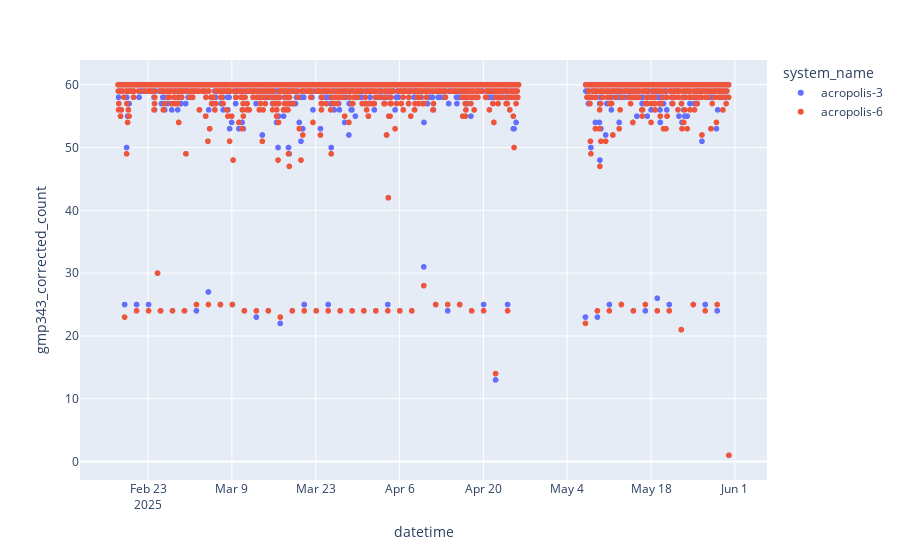

The code cell stored with this chart in its notebook:
### Code cell
fig = px.scatter(df, x="datetime", y="gmp343_corrected_count", color = "system_name")
fig.show()

### Figure 1 — Plotly figure (JSON) as saved in the notebook; plotly's stock layout.template omitted (floating-point values rounded to 4 significant figures; data arrays with more than 128 entries replaced by an {"elided": "..."} marker saying what was removed)
{"data": [{"hovertemplate": "system_name=acropolis-3<br>datetime=%{x}<br>gmp343_corrected_count=%{y}<extra></extra>", "legendgroup": "acropolis-3", "marker": {"color": "#636efa", "symbol": "circle"}, "mode": "markers", "name": "acropolis-3", "showlegend": true, "type": "scattergl", "x": {"elided": "2175 str values"}, "xaxis": "x", "y": {"elided": "2175 int values"}, "yaxis": "y"}, {"hovertemplate": "system_name=acropolis-6<br>datetime=%{x}<br>gmp343_corrected_count=%{y}<extra></extra>", "legendgroup": "acropolis-6", "marker": {"color": "#EF553B", "symbol": "circle"}, "mode": "markers", "name": "acropolis-6", "showlegend": true, "type": "scattergl", "x": {"elided": "2175 str values"}, "xaxis": "x", "y": {"elided": "2175 int values"}, "yaxis": "y"}], "layout": {"legend": {"title": {"text": "system_name"}, "tracegroupgap": 0}, "margin": {"t": 60}, "xaxis": {"anchor": "y", "domain": [0, 1], "title": {"text": "datetime"}}, "yaxis": {"anchor": "x", "domain": [0, 1], "title": {"text": "gmp343_corrected_count"}}}}
